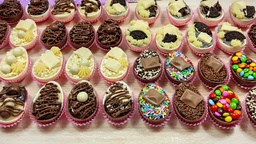
#> input picture lab5-seam/ovos.jpg, 256 x 144 px, shrunk from 1280 x 720 before the run
$ jupyter execute --allow-errors exercice.ipynb
#> lines starting #> are read from the running program, lines starting #| are printed output that depends on the picture; after the words box and inside, x2 and y2 are one past the last pixel; in counts of white or black regions, pixels touching at a corner belong together
#> further down, imagem_original is the input picture: shape (144, 256, 3); mean R, G, B 156.4, 124.6, 102.8
[cell 1]
import cv2
import numpy as np
import matplotlib.pyplot as plt
from skimage import io, filters, color
from matplotlib.patches import Rectangle

[cell 2]
def calcular_energia_horizontal(imagem):
    imagem_cinza = color.rgb2gray(imagem)
    energia = np.abs(filters.sobel_h(imagem_cinza))
    return energia

def encontrar_e_remover_costura_horizontal(imagem, energia):
    linhas, colunas = energia.shape
    M = energia.copy()
    backtrack = np.zeros_like(M, dtype=int)

    for i in range(1, linhas):
        for j in range(colunas):
            if j == 0:
                idx = np.argmin(M[i-1:i+1, j])
                backtrack[i, j] = idx + i - 1
                min_energia = M[idx + i - 1, j]
            else:
                idx = np.argmin(M[i-1:i+1, j])
                backtrack[i, j] = idx + i - 1
                min_energia = M[idx + i - 1, j]
            M[i, j] += min_energia

    nova_imagem = np.zeros((linhas, colunas - 1, 3), dtype=imagem.dtype)
    j = np.argmin(M[-1, :])
    for i in reversed(range(linhas)):
        nova_imagem[i, :, 0] = np.delete(imagem[i, :, 0], [j])
        nova_imagem[i, :, 1] = np.delete(imagem[i, :, 1], [j])
        nova_imagem[i, :, 2] = np.delete(imagem[i, :, 2], [j])
        j = backtrack[i, j]
    return nova_imagem


def remover_linhas_horizontais(imagem, num_costuras):
#> called with num_costuras = 50
    for _ in range(num_costuras):
        energia = calcular_energia_horizontal(imagem)
        imagem = encontrar_e_remover_costura_horizontal(imagem, energia)
#> this loop made 50 passes
#> pass 1, in calcular_energia_horizontal, `energia = np.abs(filters.sobel_h(imagem_cinza))`:
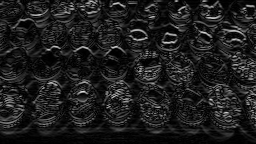
#> energia: shape (144, 256) float64; min 5.55e-17, max 0.904, mean 0.118
#> pass 1, in remover_linhas_horizontais, `imagem = encontrar_e_remover_costura_horizontal(imagem, energia)`:
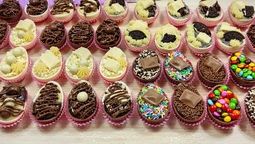
#> imagem: shape (144, 255, 3); mean of channels 0, 1, 2 156.4, 124.6, 102.8; drawn as R, G, B
#> pass 2, in calcular_energia_horizontal (call 2), `imagem_cinza = color.rgb2gray(imagem)`:
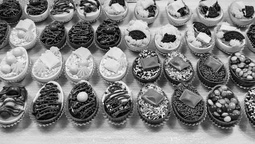
#> imagem_cinza: shape (144, 255) float64; min 0.00141, max 0.979, mean 0.509
#> after the loop:
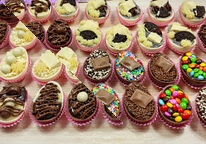
#> imagem: shape (144, 206, 3); mean of channels 0, 1, 2 156.8, 124.5, 102.2; drawn as R, G, B
#| (144, 256, 3)
#| (144, 206, 3)
    return imagem

[cell 3]
def calcular_energia_vertical(imagem):
    # escala de cinza
    imagem_cinza = color.rgb2gray(imagem)
    # gradiente
    energia = np.abs(filters.sobel_v(imagem_cinza))
    return energia

def encontrar_e_remover_costura_vertical(imagem, energia):
    linhas, colunas = energia.shape
    M = energia.copy()
    backtrack = np.zeros_like(M, dtype=int)

    # matriz de energia acumulada
    for j in range(1, colunas):
        for i in range(linhas):
            if i == 0:
                idx = np.argmin(M[i:i+2, j-1])
                backtrack[i, j] = idx + i
                min_energia = M[idx + i, j-1]
            else:
                idx = np.argmin(M[i-1:i+2, j-1])
                backtrack[i, j] = idx + i - 1
                min_energia = M[idx + i - 1, j-1]
            M[i, j] += min_energia

    # Remover a costura
    nova_imagem = np.zeros((linhas - 1, colunas, 3), dtype=imagem.dtype)
    i = np.argmin(M[:, -1])
    for j in reversed(range(colunas)):
        nova_imagem[:, j, 0] = np.delete(imagem[:, j, 0], [i])
        nova_imagem[:, j, 1] = np.delete(imagem[:, j, 1], [i])
        nova_imagem[:, j, 2] = np.delete(imagem[:, j, 2], [i])
        i = backtrack[i, j]
    return nova_imagem


def remover_colunas_verticais(imagem, num_costuras):
    for _ in range(num_costuras):
        energia = calcular_energia_vertical(imagem)
        imagem = encontrar_e_remover_costura_vertical(imagem, energia)
    return imagem

[cell 4]
def remover_objeto(imagem, mask):
    # Calcular a energia inicial
    energia = calcular_energia_horizontal(imagem)
    energia[mask > 0] += 1000  # Aumenta a energia na área da máscara
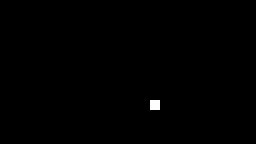
#> energia: shape (144, 256) float64; 0.27% of pixels changed, all inside (x1, y1, x2, y2) = (150, 100, 160, 110); drawn with min black and max white

    # Determinar o número de costuras a serem removidas para linhas
    num_costuras_altura = int(np.sum(mask, axis=1).max())  # Para linhas
#> num_costuras_altura = 10

    # Remover linhas horizontais
    for _ in range(num_costuras_altura):
        imagem = encontrar_e_remover_costura_horizontal(imagem, energia)
        energia = calcular_energia_horizontal(imagem)  # Recalcular energia após a remoção

        # Ajustar a máscara para a nova dimensão da imagem
        mask = mask[:imagem.shape[0], :]
#> this loop made 10 passes
#> pass 1, in calcular_energia_horizontal (call 52), `energia = np.abs(filters.sobel_h(imagem_cinza))`:
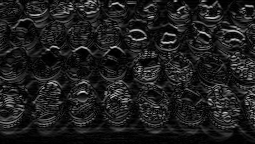
#> energia: shape (144, 255) float64; min 1.76e-06, max 0.904, mean 0.118
#> pass 2, in calcular_energia_horizontal (call 53), `imagem_cinza = color.rgb2gray(imagem)`:
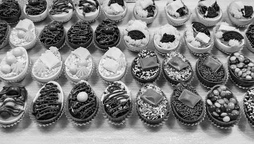
#> imagem_cinza: shape (144, 254) float64; min 0.00141, max 0.979, mean 0.509
#> after the loop:
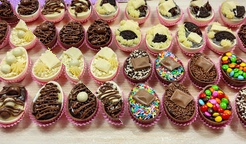
#> imagem: shape (144, 246, 3); mean R, G, B 156.3, 124.2, 102.6

    # Ajustar energia para a nova imagem
    energia = calcular_energia_vertical(imagem)
#> in calcular_energia_vertical, `imagem_cinza = color.rgb2gray(imagem)`:
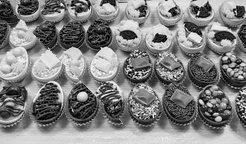
#> imagem_cinza: shape (144, 246) float64; min 0.00141, max 0.979, mean 0.508
#> in calcular_energia_vertical, `energia = np.abs(filters.sobel_v(imagem_cinza))`:
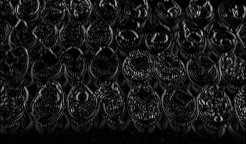
#> energia: shape (144, 246) float64; min 0, max 0.83, mean 0.0955
    energia[mask > 0] += 1000  # Reajustar a energia na nova imagem

    # Determinar o número de costuras a serem removidas para colunas
    num_costuras_largura = int(np.sum(mask, axis=0).max())  # Para colunas

    # Remover colunas verticais
    for _ in range(num_costuras_largura):
        imagem = encontrar_e_remover_costura_vertical(imagem, energia)
        energia = calcular_energia_vertical(imagem)  # Recalcular energia após a remoção

        # Ajustar a máscara para a nova dimensão da imagem
        mask = mask[:, :imagem.shape[1]]

    return imagem

[cell 5]
imagem_original = io.imread('./ovos.jpg')

[cell 6]
# Remover linhas horizontais
imagem_com_linhas_removidas = remover_linhas_horizontais(imagem_original, 50)
print("remove linhas [Ok]")

# Mostrar as imagens resultantes
fig, ax = plt.subplots(nrows=1, ncols=2, figsize=(15, 5))
ax[0].imshow(imagem_original)
ax[0].set_title('Original')
ax[0].axis('off')

ax[1].imshow(imagem_com_linhas_removidas)
ax[1].set_title('Linhas Removidas')
ax[1].axis('off')

plt.tight_layout()
plt.show()

[cell 7]
print(imagem_original.shape)
print(imagem_com_linhas_removidas.shape)

[cell 8]
# Definir variáveis para as coordenadas e dimensões do retângulo
x_inicio = 150
y_inicio = 100
largura = 10
altura = 10

# Criar a máscara para o objeto a ser removido
mask = np.zeros(imagem_original.shape[:2], dtype=np.uint8)
mask[y_inicio:y_inicio + altura, x_inicio:x_inicio + largura] = 1

# Remover o objeto definido pela máscara
#> (the rest of this cell did not finish here and is left out)

[cell 9]
print(imagem_original.shape)
#| (144, 256, 3)
